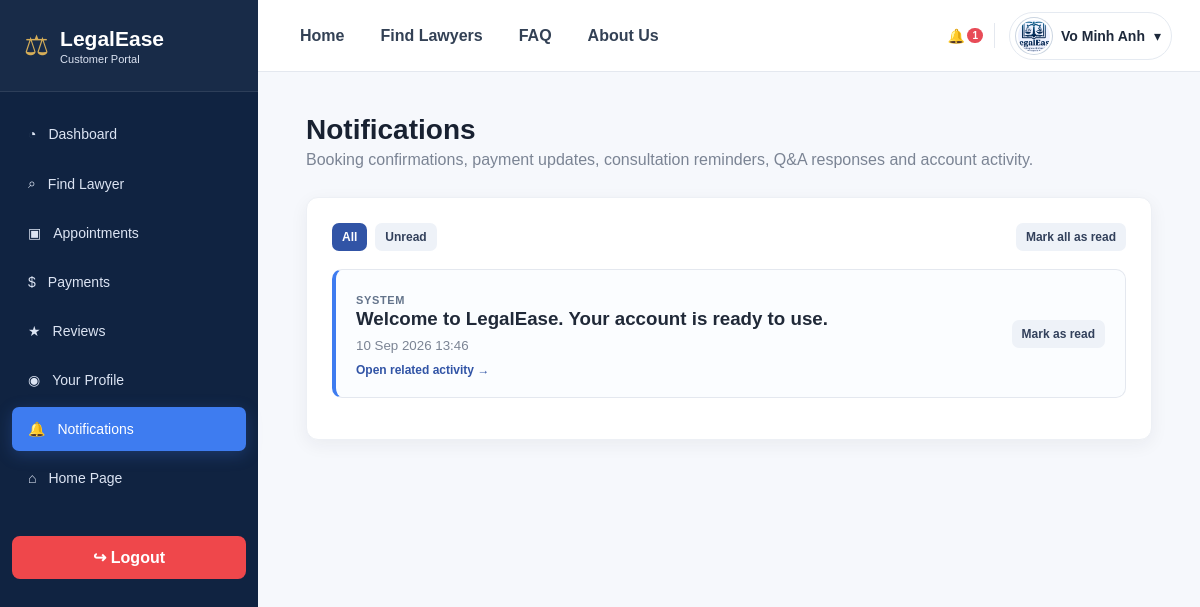
The app's page /customer/notifications.php (signed in) with its own data.
### tables this page shows
CREATE TABLE customer_profiles (
 id INT AUTO_INCREMENT PRIMARY KEY,user_id INT NOT NULL UNIQUE,full_name VARCHAR(150) NOT NULL,phone VARCHAR(30) DEFAULT '',address VARCHAR(255) DEFAULT '',avatar_file VARCHAR(255) DEFAULT '',gender ENUM('Male','Female','Other') NULL,birth_date DATE NULL,
 CONSTRAINT fk_customer_user FOREIGN KEY(user_id) REFERENCES users(id) ON DELETE CASCADE
);

CREATE TABLE notifications (
 id INT AUTO_INCREMENT PRIMARY KEY,user_id INT NOT NULL,message TEXT NOT NULL,type ENUM('System','Email','Reminder') NOT NULL DEFAULT 'System',link_url VARCHAR(255) NULL,is_read TINYINT(1) NOT NULL DEFAULT 0,created_at DATETIME NOT NULL DEFAULT CURRENT_TIMESTAMP,
 CONSTRAINT fk_notification_user FOREIGN KEY(user_id) REFERENCES users(id) ON DELETE CASCADE
);

### includes/bootstrap.php (called while the page is built, shortened)
<?php
function e(?string $value): string {
    return htmlspecialchars((string)$value, ENT_QUOTES, 'UTF-8');
}
function avatar_url(?string $stored): string {
    $stored=trim((string)$stored);
    if($stored==='') return app_base_url().'/assets/images/logo.png';
    return app_base_url().'/'.ltrim($stored, '/');
}
function user(): ?array {
    return $_SESSION['user'] ?? null;
}
function app_base_url(): string {
    return '/LegalEase_eProject';
}

### customer/notifications.php (the view, shortened to what this page needs)
<?php
require_once __DIR__ . '/../includes/customer_layout.php';
$filter = ($_GET['filter'] ?? 'all') === 'unread' ? 'unread' : 'all';
$cond=$filter==='unread'?' AND is_read=0':'';
$page=max(1, (int)($_GET['page']??1));
$per=10;
$c=$pdo->prepare('SELECT COUNT(*) FROM notifications WHERE user_id=?'.$cond);
$c->execute([user()['id']]);
$total=(int)$c->fetchColumn();
$offset=($page-1)*$per;
$sql='SELECT * FROM notifications WHERE user_id=?'.$cond.' ORDER BY created_at DESC LIMIT '.$per.' OFFSET '.$offset;
$q=$pdo->prepare($sql);
$q->execute([user()['id']]);
$rows=$q->fetchAll();
customer_shell_start('Notifications', 'Booking confirmations, payment updates, consultation reminders, Q&A responses and account activity.');
?>
<div class="card">
<div class="card-header">
<div class="notification-page-tabs">
<a class="btn btn-light btn-sm <?= $filter === 'all' ? 'active-tab' : ''?>" href="?filter=all">All</a>
<a class="btn btn-light btn-sm <?= $filter === 'unread' ? 'active-tab' : ''?>" href="?filter=unread">Unread</a>
</div>
<form method="post"><?= csrf_field()?><button class="btn btn-light btn-sm">Mark all as read</button>
</form>
</div>
<?php
foreach ($rows as $n):?><article class="notification-card <?= $n['is_read'] ? '' : 'unread'?>">
<a class="notification-main-link" href="/LegalEase_eProject/customer/notification_open.php?id=<?= (int) $n['id']?>">
<span class="notification-type"><?= e($n['type'])?></span>
<h3><?= e($n['message'])?></h3>
<small class="muted"><?= e(date('d M Y H:i', strtotime($n['created_at'])))?></small><?php
if (!empty($n['link_url'])):?><span class="notification-go">Open related activity →</span><?php
endif?></a><?php
if (!$n['is_read']):?><form method="post"><?= csrf_field()?><input type="hidden" name="id" value="<?= $n['id']?>">
<button class="btn btn-light btn-sm">Mark as read</button>
</form><?php
endif?></article><?php
endforeach?><?php
if (!$rows):?><div class="empty">No <?= $filter === 'unread' ? 'unread ' : ''?>notifications.</div><?php
endif?><?=paginate($total, $page, $per, '/LegalEase_eProject/customer/notifications.php?filter='.urlencode($filter))?></div>
<?php
customer_shell_end();
?>

### includes/customer_layout.php (shortened to what this page needs)
<?php
require_once __DIR__ . '/bootstrap.php';
function customer_shell_start(string $title, string $subtitle = ''): void {
    global $pdo;
    $current = basename($_SERVER['PHP_SELF']);
    $uid = (int) (user()['id'] ?? 0);
    $n = 0;
    $profile = null;
    if ($uid) {
        $s = $pdo->prepare('SELECT COUNT(*) FROM notifications WHERE user_id=? AND is_read=0');
        $s->execute([$uid]);
        $n = (int) $s->fetchColumn();
        $s = $pdo->prepare('SELECT cp.full_name,cp.phone,cp.address,cp.avatar_file,u.email FROM customer_profiles cp JOIN users u ON u.id=cp.user_id WHERE cp.user_id=?');
        $s->execute([$uid]);
        $profile = $s->fetch();
    }
    $links = [['dashboard.php', '◔', 'Dashboard'], ['/LegalEase_eProject/public/lawyers.php', '⌕', 'Find Lawyer'], ['appointments.php', '▣', 'Appointments'], ['payments.php', '$', 'Payments'], ['reviews.php', '★', 'Reviews'], ['profile.php', '◉', 'Your Profile'], ['notifications.php', '🔔', 'Notifications']];
    $cssVer = @filemtime(__DIR__ . '/../assets/css/customer.css') ?: time();
    echo '<!doctype html><html lang="en"><head><meta charset="utf-8"><meta name="viewport" content="width=device-width,initial-scale=1"><title>' . e($title) . ' | LegalEase</title><link rel="stylesheet" href="/LegalEase_eProject/assets/css/customer.css?v=' . $cssVer . '"></head><body><div class="customer-layout"><aside class="customer-sidebar"><a class="customer-brand" href="/LegalEase_eProject/customer/dashboard.php" style="text-decoration:none"><div class="mark">⚖</div><div><strong>LegalEase</strong><span>Customer Portal</span></div></a><nav class="customer-nav">';
    foreach ($links as [$url, $icon, $label]) {
        $file = basename(parse_url($url, PHP_URL_PATH));
        $active = $current === $file ? 'active' : '';
        echo '<a class="' . $active . '" href="' . $url . '"><span>' . $icon . '</span>' . e($label) . '</a>';
    }
    echo '<a href="/LegalEase_eProject/index.php"><span>⌂</span> Home Page</a></nav><a class="customer-logout" href="/LegalEase_eProject/logout.php">↪ Logout</a></aside><section class="customer-shell"><header class="customer-topbar"><nav class="customer-public-nav"><a href="/LegalEase_eProject/index.php">Home</a><a href="/LegalEase_eProject/public/lawyers.php">Find Lawyers</a><a href="/LegalEase_eProject/public/faq.php">FAQ</a><a href="/LegalEase_eProject/public/about.php">About Us</a></nav><div class="customer-user">';
    echo '<div style="position:relative"><button type="button" class="customer-bell-btn" id="customerBell" aria-label="Notifications">🔔' . ($n ? '<span class="bell"><b>' . $n . '</b></span>' : '') . '</button><div class="customer-dropdown notification-smart" id="customerNotifications"><div class="notification-drop-head"><strong>Notifications</strong><span>' . $n . ' unread</span></div><div class="notification-filter-tabs"><button type="button" class="drop-filter active" data-note-filter="all">All</button><button type="button" class="drop-filter" data-note-filter="unread">Unread</button></div><div class="notification-drop-list">';
    echo '</div><a class="drop-item view-all" href="/LegalEase_eProject/customer/notifications.php"><b>View all notifications</b></a></div></div><span class="divider"></span>';
    $customerAvatar=avatar_url($profile['avatar_file']??'');
    echo '<div style="position:relative"><button type="button" class="customer-profile-btn" id="customerProfile"><img class="customer-top-avatar" src="'.e($customerAvatar).'" alt="Avatar"><strong>' . e(user()['name'] ?? 'Customer') . '</strong> ▾</button><div class="customer-dropdown customer-profile-card" id="customerProfileMenu"><div class="mini-profile"><img class="customer-top-avatar" src="'.e($customerAvatar).'" alt="Avatar"><div><b>' . e($profile['full_name'] ?? user()['name'] ?? 'Customer') . '</b><br><small>' . e($profile['email'] ?? user()['email'] ?? '') . '</small></div></div><a href="/LegalEase_eProject/customer/profile.php">Your profile</a><a href="/LegalEase_eProject/customer/notifications.php">Notifications</a><a href="/LegalEase_eProject/logout.php">Logout</a></div></div></div></header><main class="customer-main"><h1 class="page-title">' . e($title) . '</h1>' . ($subtitle ? '<p class="page-subtitle">' . e($subtitle) . '</p>' : '');
}
function customer_shell_end(): void {
    echo '</main></section></div><div class="confirm-modal-backdrop" id="confirmBackdrop"><div class="confirm-modal"><h3>Confirm action</h3><p id="confirmMessage">Are you sure you want to continue?</p><div class="confirm-modal-actions"><button type="button" class="btn btn-light" id="confirmNo">Go back</button><button type="button" class="btn btn-danger" id="confirmYes">Continue</button></div></div></div><script>(function(){const bell=document.getElementById("customerBell"),nd=document.getElementById("customerNotifications"),prof=document.getElementById("customerProfile"),pd=document.getElementById("customerProfileMenu");bell&&bell.addEventListener("click",e=>{e.stopPropagation();nd.classList.toggle("open");pd&&pd.classList.remove("open")});prof&&prof.addEventListener("click",e=>{e.stopPropagation();pd.classList.toggle("open");nd&&nd.classList.remove("open")});document.querySelectorAll("[data-note-filter]").forEach(btn=>btn.addEventListener("click",e=>{e.stopPropagation();document.querySelectorAll("[data-note-filter]").forEach(x=>x.classList.remove("active"));btn.classList.add("active");const mode=btn.dataset.noteFilter;document.querySelectorAll("#customerNotifications [data-note-state]").forEach(x=>x.style.display=(mode==="all"||x.dataset.noteState==="unread")?"block":"none")}));document.addEventListener("click",()=>{nd&&nd.classList.remove("open");pd&&pd.classList.remove("open")});let pending=null,pendingSubmitter=null;const b=document.getElementById("confirmBackdrop"),m=document.getElementById("confirmMessage"),y=document.getElementById("confirmYes"),n=document.getElementById("confirmNo");document.addEventListener("submit",function(e){const t=e.submitter,msg=(t&&t.dataset.confirm)||e.target.dataset.confirm;if(!msg||e.target.dataset.confirmed==="1")return;e.preventDefault();pending=e.target;pendingSubmitter=t||null;m.textContent=msg;b.classList.add("open")});document.addEventListener("click",function(e){const a=e.target.closest("a[data-confirm]");if(!a)return;e.preventDefault();pending=a;pendingSubmitter=null;m.textContent=a.dataset.confirm;b.classList.add("open")});y.onclick=()=>{b.classList.remove("open");if(!pending)return;if(pending.tagName==="FORM"){pending.dataset.confirmed="1";pending.requestSubmit(pendingSubmitter)}else if(pending.href)location.href=pending.href;pending=null;pendingSubmitter=null};n.onclick=()=>{b.classList.remove("open");pending=null;pendingSubmitter=null};})();</script></body></html>';
}?>

### records on screen
customer_profiles: full_name "Vo Minh Anh"
notifications: type "SYSTEM", message "Welcome to LegalEase. Your account is ready to use.", created_at "10 Sep 2026 13:46", shows "Open related activity →"

### other values on screen
$icon "◔"
$label "Dashboard"
$icon "⌕"
$label "Find Lawyer"
$icon "▣"
$label "Appointments"
$icon "$"
$label "Payments"
$icon "★"
$label "Reviews"
$icon "◉"
$label "Your Profile"
$icon "🔔"
$label "Notifications"
$n "1"
